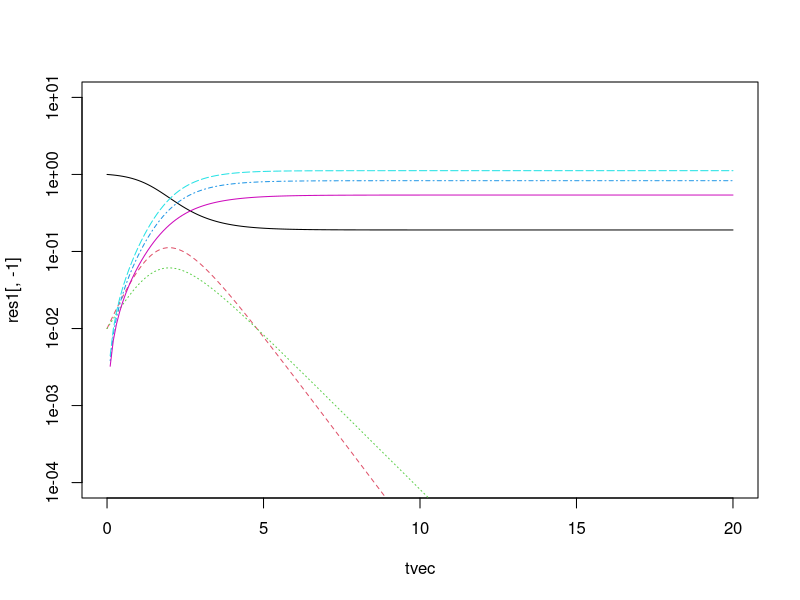
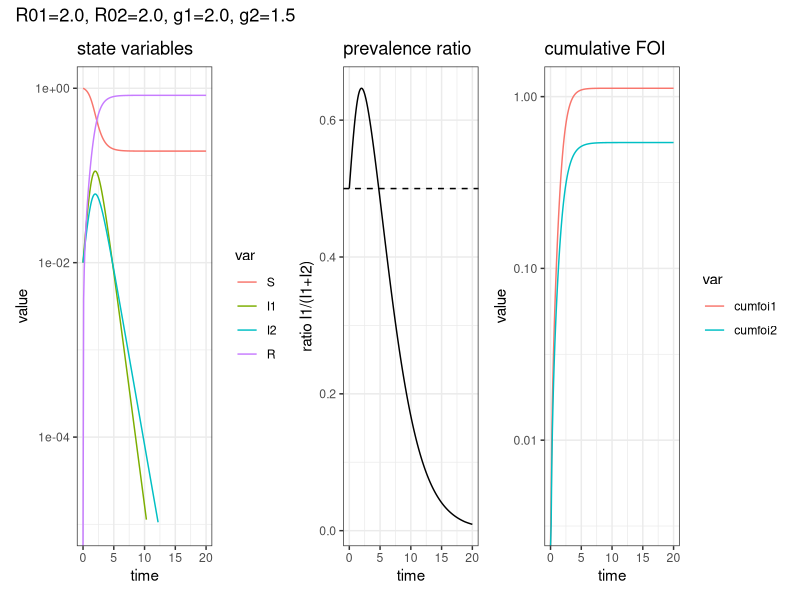

These charts were generated, in order, by the following R code:
library(deSolve)
library(ggplot2); theme_set(theme_bw())
library(tidyverse)
library(patchwork)

gradfun <- function(t, y, parms) {
    comb <- as.list(c(y, parms))
    attach(comb)
    on.exit(detach(comb))
    beta1 <- R01*gamma1; beta2 <- R02*gamma2
    inc1 <- beta1*S*I1
    inc2 <- beta2*S*I2
    g <- c(
        S = -(inc1 + inc2),
        I1 = inc1 - gamma1*I1,
        I2 = inc2 - gamma2*I2,
        R = gamma1*I1 + gamma2*I2,
        cumfoi1 = beta1*I1,
        cumfoi2 = beta2*I2)
    list(g)
}

p0 <- c(R01=2, R02=2, gamma1 = 2, gamma2 = 1.5)
varstr <- with(as.list(p0),
               sprintf("R01=%1.1f, R02=%1.1f, g1=%1.1f, g2=%1.1f",
                       R01, R02, gamma1, gamma2))
y0 <- c(S = 1, I1 = 0.01, I2 = 0.01, R= 0, cumfoi1 = 0, cumfoi2 = 0)
tvec <- seq(0, 20, by = 0.1)
res1 <- ode(y0, times = tvec, func = gradfun, parms = p0)
matplot(tvec, res1[,-1], log = "y", ylim = c(1e-4, 10), type = "l")

levs <- c("S", "I1", "I2", "R", "ratio", "cumfoi1", "cumfoi2")
res1T <- (res1
    |> as.data.frame()
    |> as_tibble()
    |> mutate(ratio = I1/(I1+I2))
    |> pivot_longer(-time, names_to = "var")
    |> mutate(across(var, \(x) factor(x,levels=levs)))
)

gg0 <- ggplot(res1T, aes(time, value)) + geom_line()

dat1 <- filter(res1T, var %in% levs[1:4]) |> droplevels()
gg1 <- (gg0 %+% dat1) +
    aes(colour = var) +
    scale_y_log10(limits = c(1e-5, NA)) +
    labs(title = "state variables")

dat2 <- filter(res1T, var=="ratio") |> droplevels()
gg2 <- (gg0 %+% dat2) +
    labs(y="ratio I1/(I1+I2)") +
    geom_hline(yintercept =  0.5, lty = 2) +
    labs(title = "prevalence ratio")

dat3 <- filter(res1T, startsWith(as.character(var), "cum")) |> droplevels()
gg3 <- (gg0 %+% dat3) +
    aes(colour = var) +
    scale_y_log10() +
    labs(title = "cumulative FOI")

ggcomb <- gg1 + gg2 + gg3 + plot_annotation(title = varstr)
ggsave(ggcomb, file = "fastslow.pdf", width = 16)
